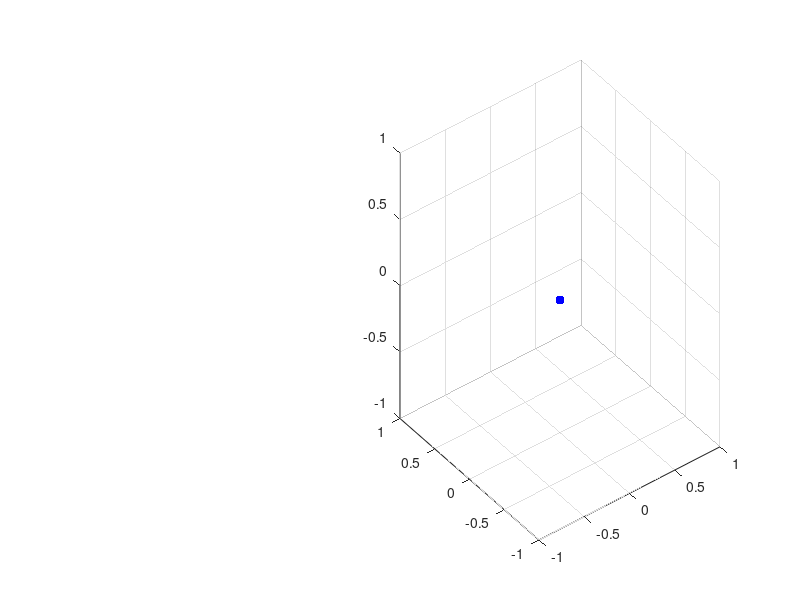

MATLAB code to generate this figure:
%========================== MF3D_RealTimeDemo.m ===========================
% A GUI to demonstrate remote client control of face-space parameters updated 
% in the Blender game engine in (near) real-time.


Fig.MajorFontsize = 14;

Fig.fh      = figure('name', 'MF3D Real-time Demo GUI', 'position', get(0, 'screensize'),'menu','none','toolbar','none');
Fig.ph1     = uipanel('units','normalized','position',[0.01,0.01,0.45,0.48],'title','Settings','fontsize', Fig.MajorFontsize);
Fig.ph2     = uipanel('units','normalized','position',[0.01,0.51,0.45,0.48],'title','Settings','fontsize', Fig.MajorFontsize);
Fig.axh     = axes('parent',Fig.fh,'units','normalized','position',[0.5,0.1,0.4, 0.8]);

Point       = plot3(0, 0, 0, '.b', 'markersize', 20, 'color', [0,0,1]);
grid on;
box off;